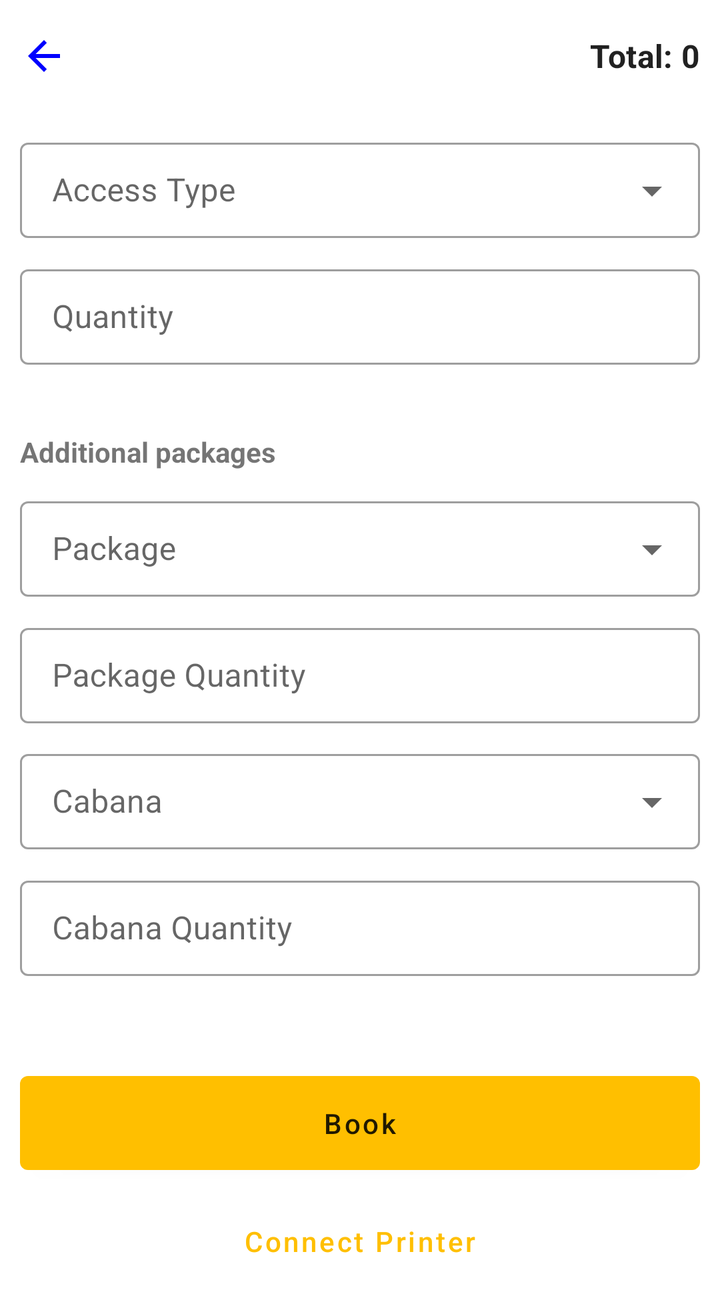
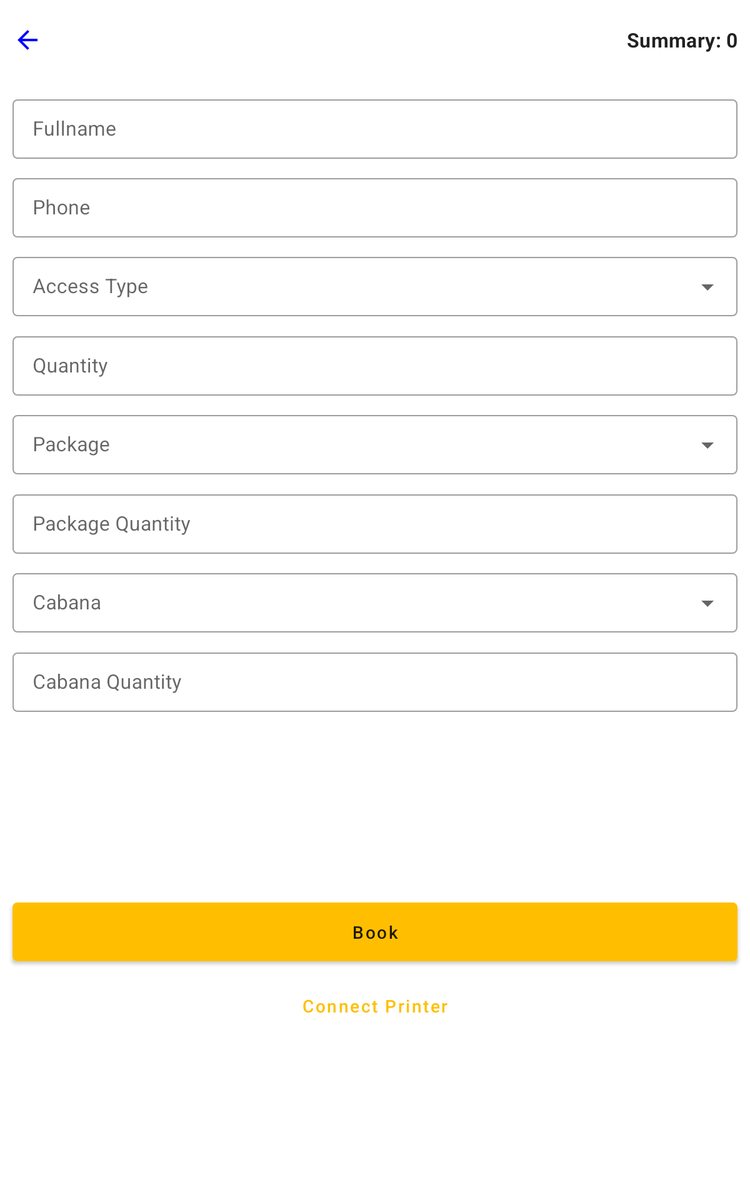

An Android layout and its configuration variant, each rendered on a device that would load it. The default file and the variant file are quoted in full after the pictures.
<!-- AndroidManifest.xml: application theme Theme.Sol -->
<!-- res/layout/fragment_ticket.xml -->
<?xml version="1.0" encoding="utf-8"?>
<ScrollView xmlns:android="http://schemas.android.com/apk/res/android"
    xmlns:tools="http://schemas.android.com/tools"
    android:layout_width="match_parent"
    android:layout_height="match_parent"
    xmlns:app="http://schemas.android.com/apk/res-auto"
    tools:context=".ui.home.TicketFragment"
    android:orientation="vertical">

    <androidx.constraintlayout.widget.ConstraintLayout
        android:layout_width="match_parent"
        android:layout_height="wrap_content">

        <RelativeLayout
            android:id="@+id/toolbar"
            android:layout_width="match_parent"
            android:layout_height="?actionBarSize"
            app:layout_constraintStart_toStartOf="parent"
            app:layout_constraintEnd_toEndOf="parent"
            app:layout_constraintTop_toTopOf="parent"
            android:padding="10dp">

            <ImageView
                android:id="@+id/back"
                android:layout_width="wrap_content"
                android:layout_height="wrap_content"
                android:layout_centerVertical="true"
                android:src="@drawable/ic_baseline_arrow_back_24" />

            <TextView
                android:id="@+id/label_cost"
                android:layout_width="match_parent"
                android:layout_height="wrap_content"
                tools:text="Total: 0"
                android:textStyle="bold"
                android:gravity="end"
                android:layout_centerVertical="true"
                android:textAppearance="@style/TextAppearance.MaterialComponents.Subtitle1"/>

        </RelativeLayout>

        <LinearLayout
            android:id="@+id/input_wrapper"
            android:layout_width="match_parent"
            android:layout_height="wrap_content"
            android:orientation="vertical"
            android:padding="10dp"
            app:layout_constraintStart_toStartOf="parent"
            app:layout_constraintEnd_toEndOf="parent"
            app:layout_constraintTop_toBottomOf="@id/toolbar">

            <ProgressBar
                android:id="@+id/loading"
                android:layout_width="40dp"
                android:layout_height="40dp"
                android:layout_gravity="center"
                android:visibility="gone"/>

            <com.google.android.material.textfield.TextInputLayout
                android:layout_width="match_parent"
                android:layout_height="wrap_content"
                android:layout_marginBottom="10dp"
                android:hint="@string/label_fullname"
                android:visibility="gone"
                style="@style/Widget.MaterialComponents.TextInputLayout.OutlinedBox.Dense">

                <com.google.android.material.textfield.TextInputEditText
                    android:id="@+id/name"
                    android:layout_width="match_parent"
                    android:layout_height="wrap_content"
                    android:inputType="textPersonName" />
            </com.google.android.material.textfield.TextInputLayout>

            <com.google.android.material.textfield.TextInputLayout
                android:layout_width="match_parent"
                android:layout_height="wrap_content"
                android:layout_marginBottom="10dp"
                android:hint="@string/label_phone"
                android:visibility="gone"
                style="@style/Widget.MaterialComponents.TextInputLayout.OutlinedBox.Dense">

                <com.google.android.material.textfield.TextInputEditText
                    android:id="@+id/phone"
                    android:layout_width="match_parent"
                    android:layout_height="wrap_content"
                    android:inputType="phone" />
            </com.google.android.material.textfield.TextInputLayout>

            <com.google.android.material.textfield.TextInputLayout
                android:layout_width="match_parent"
                android:layout_height="wrap_content"
                android:hint="@string/label_access"
                style="@style/Widget.MaterialComponents.TextInputLayout.OutlinedBox.Dense.ExposedDropdownMenu"
                android:layout_marginBottom="10dp">

                <com.google.android.material.textfield.MaterialAutoCompleteTextView
                    android:id="@+id/access_type"
                    android:layout_width="match_parent"
                    android:layout_height="wrap_content" />

            </com.google.android.material.textfield.TextInputLayout>

            <com.google.android.material.textfield.TextInputLayout
                android:layout_width="match_parent"
                android:layout_height="wrap_content"
                android:hint="@string/label_quantity"
                style="@style/Widget.MaterialComponents.TextInputLayout.OutlinedBox.Dense"
                android:layout_marginBottom="16dp">

                <com.google.android.material.textfield.TextInputEditText
                    android:id="@+id/access_quantity"
                    android:layout_width="match_parent"
                    android:layout_height="wrap_content"
                    android:inputType="numberDecimal" />

            </com.google.android.material.textfield.TextInputLayout>

            <TextView
                android:layout_width="match_parent"
                android:layout_height="wrap_content"
                android:text="@string/additional_packages"
                android:layout_marginBottom="10dp"
                android:layout_marginTop="18dp"
                android:textStyle="bold" />

            <com.google.android.material.textfield.TextInputLayout
                android:layout_width="match_parent"
                android:layout_height="wrap_content"
                android:hint="@string/label_package"
                style="@style/Widget.MaterialComponents.TextInputLayout.OutlinedBox.Dense.ExposedDropdownMenu"
                android:layout_marginBottom="10dp">

                <com.google.android.material.textfield.MaterialAutoCompleteTextView
                    android:id="@+id/package_type"
                    android:layout_width="match_parent"
                    android:layout_height="wrap_content" />

            </com.google.android.material.textfield.TextInputLayout>

            <com.google.android.material.textfield.TextInputLayout
                android:layout_width="match_parent"
                android:layout_height="wrap_content"
                android:hint="@string/label_package_quantity"
                style="@style/Widget.MaterialComponents.TextInputLayout.OutlinedBox.Dense"
                android:layout_marginBottom="10dp">

                <com.google.android.material.textfield.TextInputEditText
                    android:id="@+id/package_quantity"
                    android:layout_width="match_parent"
                    android:layout_height="wrap_content"
                    android:inputType="numberDecimal" />

            </com.google.android.material.textfield.TextInputLayout>

            <com.google.android.material.textfield.TextInputLayout
                android:layout_width="match_parent"
                android:layout_height="wrap_content"
                android:hint="@string/label_cabana"
                style="@style/Widget.MaterialComponents.TextInputLayout.OutlinedBox.Dense.ExposedDropdownMenu"
                android:layout_marginBottom="10dp">

                <com.google.android.material.textfield.MaterialAutoCompleteTextView
                    android:id="@+id/cabana_type"
                    android:layout_width="match_parent"
                    android:layout_height="wrap_content" />

            </com.google.android.material.textfield.TextInputLayout>

            <com.google.android.material.textfield.TextInputLayout
                android:layout_width="match_parent"
                android:layout_height="wrap_content"
                android:hint="@string/label_cabana_quantity"
                style="@style/Widget.MaterialComponents.TextInputLayout.OutlinedBox.Dense"
                android:layout_marginBottom="10dp">

                <com.google.android.material.textfield.TextInputEditText
                    android:id="@+id/cabana_quantity"
                    android:layout_width="match_parent"
                    android:layout_height="wrap_content"
                    android:inputType="numberDecimal" />

            </com.google.android.material.textfield.TextInputLayout>
        </LinearLayout>

        <LinearLayout
            android:layout_width="match_parent"
            android:layout_height="wrap_content"
            android:orientation="vertical"
            app:layout_constraintStart_toStartOf="parent"
            app:layout_constraintEnd_toEndOf="parent"
            app:layout_constraintVertical_bias="0.8"
            android:layout_marginTop="24dp"
            app:layout_constraintTop_toBottomOf="@id/input_wrapper"
            app:layout_constraintBottom_toBottomOf="parent">

            <com.google.android.material.button.MaterialButton
                android:id="@+id/book"
                android:layout_width="match_parent"
                android:text="@string/action_book"
                android:padding="14dp"
                android:textAllCaps="false"
                android:layout_marginStart="10dp"
                android:layout_marginEnd="10dp"
                android:textColor="?android:textColorPrimary"
                android:layout_height="wrap_content" />

            <com.google.android.material.button.MaterialButton
                android:id="@+id/connect"
                android:layout_width="match_parent"
                android:text="@string/action_connect_printer"
                android:padding="14dp"
                android:textAllCaps="false"
                android:layout_marginStart="10dp"
                android:layout_marginEnd="10dp"
                android:layout_height="wrap_content"
                style="@style/Widget.MaterialComponents.Button.TextButton" />
        </LinearLayout>
    </androidx.constraintlayout.widget.ConstraintLayout>

</ScrollView>
<!-- resources referenced by this layout -->
<resources>
  <!-- drawable ic_baseline_arrow_back_24 (drawable) -->
  <vector android:autoMirrored="true" android:height="24dp"
      android:tint="#0000FF" android:viewportHeight="24"
      android:viewportWidth="24" android:width="24dp" xmlns:android="http://schemas.android.com/apk/res/android">
      <path android:fillColor="@android:color/white" android:pathData="M20,11H7.83l5.59,-5.59L12,4l-8,8 8,8 1.41,-1.41L7.83,13H20v-2z"/>
  </vector>
  <string name="action_book">Book</string>
  <string name="action_connect_printer">Connect Printer</string>
  <string name="additional_packages">Additional packages</string>
  <string name="label_access">Access Type</string>
  <string name="label_cabana">Cabana</string>
  <string name="label_cabana_quantity">Cabana Quantity</string>
  <string name="label_fullname">Fullname</string>
  <string name="label_package">Package</string>
  <string name="label_package_quantity">Package Quantity</string>
  <string name="label_phone">Phone</string>
  <string name="label_quantity">Quantity</string>
  <style name="Theme.Sol" parent="Theme.Sol.Base" />
  <style name="Theme.Sol.Base" parent="Theme.MaterialComponents.DayNight.NoActionBar">
          
          <item name="colorPrimary">@color/yellow</item>
          <item name="colorPrimaryVariant">@color/yellow_dark</item>
          <item name="colorOnPrimary">@color/white</item>
          <item name="colorAccent">@color/white</item>
  
          
          <item name="colorSecondary">@color/teal_200</item>
          <item name="colorSecondaryVariant">@color/teal_700</item>
          <item name="colorOnSecondary">@color/black</item>
  
          
          <item name="android:statusBarColor">?attr/colorPrimaryVariant</item>
          
          <item name="textInputOutlinedDenseStyle">@style/Theme.Sol</item>
      </style>
  <color name="yellow">#FFBF00</color>
  <color name="yellow_dark">#8B8000</color>
  <color name="white">#FFFFFFFF</color>
  <color name="teal_200">#FF03DAC5</color>
  <color name="teal_700">#FF018786</color>
  <color name="black">#FF000000</color>
</resources>
<!-- res/layout-sw600dp/fragment_ticket.xml (the repository's variant of the layout above) -->
<!-- drawn on a 7-inch tablet held upright -->
<?xml version="1.0" encoding="utf-8"?>
<androidx.constraintlayout.widget.ConstraintLayout xmlns:android="http://schemas.android.com/apk/res/android"
    xmlns:tools="http://schemas.android.com/tools"
    android:layout_width="match_parent"
    android:layout_height="match_parent"
    xmlns:app="http://schemas.android.com/apk/res-auto"
    tools:context=".ui.home.TicketFragment"
    android:orientation="vertical">

    <RelativeLayout
        android:id="@+id/toolbar"
        android:layout_width="match_parent"
        android:layout_height="?actionBarSize"
        app:layout_constraintStart_toStartOf="parent"
        app:layout_constraintEnd_toEndOf="parent"
        app:layout_constraintTop_toTopOf="parent"
        android:padding="10dp">

        <ImageView
            android:id="@+id/back"
            android:layout_width="wrap_content"
            android:layout_height="wrap_content"
            android:layout_centerVertical="true"
            android:src="@drawable/ic_baseline_arrow_back_24" />

        <TextView
            android:id="@+id/label_cost"
            android:layout_width="match_parent"
            android:layout_height="wrap_content"
            tools:text="Summary: 0"
            android:textStyle="bold"
            android:gravity="end"
            android:layout_centerVertical="true"
            android:textAppearance="@style/TextAppearance.MaterialComponents.Subtitle1"/>

    </RelativeLayout>

    <LinearLayout
        android:id="@+id/input_wrapper"
        android:layout_width="match_parent"
        android:layout_height="wrap_content"
        android:orientation="vertical"
        android:padding="10dp"
        app:layout_constraintStart_toStartOf="parent"
        app:layout_constraintEnd_toEndOf="parent"
        app:layout_constraintTop_toBottomOf="@id/toolbar">

        <ProgressBar
            android:id="@+id/loading"
            android:layout_width="40dp"
            android:layout_height="40dp"
            android:layout_gravity="center"
            android:visibility="gone"/>

        <com.google.android.material.textfield.TextInputLayout
            android:layout_width="match_parent"
            android:layout_height="wrap_content"
            android:layout_marginBottom="10dp"
            android:hint="@string/label_fullname"
            style="@style/Widget.MaterialComponents.TextInputLayout.OutlinedBox.Dense">

            <com.google.android.material.textfield.TextInputEditText
                android:id="@+id/name"
                android:layout_width="match_parent"
                android:layout_height="wrap_content"
                android:inputType="textPersonName" />
        </com.google.android.material.textfield.TextInputLayout>

        <com.google.android.material.textfield.TextInputLayout
            android:layout_width="match_parent"
            android:layout_height="wrap_content"
            android:layout_marginBottom="10dp"
            android:hint="@string/label_phone"
            style="@style/Widget.MaterialComponents.TextInputLayout.OutlinedBox.Dense">

            <com.google.android.material.textfield.TextInputEditText
                android:id="@+id/phone"
                android:layout_width="match_parent"
                android:layout_height="wrap_content"
                android:inputType="phone" />
        </com.google.android.material.textfield.TextInputLayout>

        <com.google.android.material.textfield.TextInputLayout
            android:layout_width="match_parent"
            android:layout_height="wrap_content"
            android:hint="@string/label_access"
            style="@style/Widget.MaterialComponents.TextInputLayout.OutlinedBox.Dense.ExposedDropdownMenu"
            android:layout_marginBottom="10dp">

            <com.google.android.material.textfield.MaterialAutoCompleteTextView
                android:id="@+id/access_type"
                android:layout_width="match_parent"
                android:layout_height="wrap_content" />

        </com.google.android.material.textfield.TextInputLayout>

        <com.google.android.material.textfield.TextInputLayout
            android:layout_width="match_parent"
            android:layout_height="wrap_content"
            android:hint="@string/label_quantity"
            style="@style/Widget.MaterialComponents.TextInputLayout.OutlinedBox.Dense"
            android:layout_marginBottom="10dp">

            <com.google.android.material.textfield.TextInputEditText
                android:id="@+id/access_quantity"
                android:layout_width="match_parent"
                android:layout_height="wrap_content"
                android:inputType="numberDecimal" />

        </com.google.android.material.textfield.TextInputLayout>

        <com.google.android.material.textfield.TextInputLayout
            android:layout_width="match_parent"
            android:layout_height="wrap_content"
            android:hint="@string/label_package"
            style="@style/Widget.MaterialComponents.TextInputLayout.OutlinedBox.Dense.ExposedDropdownMenu"
            android:layout_marginBottom="10dp">

            <com.google.android.material.textfield.MaterialAutoCompleteTextView
                android:id="@+id/package_type"
                android:layout_width="match_parent"
                android:layout_height="wrap_content" />

        </com.google.android.material.textfield.TextInputLayout>

        <com.google.android.material.textfield.TextInputLayout
            android:layout_width="match_parent"
            android:layout_height="wrap_content"
            android:hint="@string/label_package_quantity"
            style="@style/Widget.MaterialComponents.TextInputLayout.OutlinedBox.Dense"
            android:layout_marginBottom="10dp">

            <com.google.android.material.textfield.TextInputEditText
                android:id="@+id/package_quantity"
                android:layout_width="match_parent"
                android:layout_height="wrap_content"
                android:inputType="numberDecimal" />

        </com.google.android.material.textfield.TextInputLayout>

        <com.google.android.material.textfield.TextInputLayout
            android:layout_width="match_parent"
            android:layout_height="wrap_content"
            android:hint="@string/label_cabana"
            style="@style/Widget.MaterialComponents.TextInputLayout.OutlinedBox.Dense.ExposedDropdownMenu"
            android:layout_marginBottom="10dp">

            <com.google.android.material.textfield.MaterialAutoCompleteTextView
                android:id="@+id/cabana_type"
                android:layout_width="match_parent"
                android:layout_height="wrap_content" />

        </com.google.android.material.textfield.TextInputLayout>

        <com.google.android.material.textfield.TextInputLayout
            android:layout_width="match_parent"
            android:layout_height="wrap_content"
            android:hint="@string/label_cabana_quantity"
            style="@style/Widget.MaterialComponents.TextInputLayout.OutlinedBox.Dense"
            android:layout_marginBottom="10dp">

            <com.google.android.material.textfield.TextInputEditText
                android:id="@+id/cabana_quantity"
                android:layout_width="match_parent"
                android:layout_height="wrap_content"
                android:inputType="numberDecimal" />

        </com.google.android.material.textfield.TextInputLayout>
    </LinearLayout>

    <LinearLayout
        android:layout_width="match_parent"
        android:layout_height="wrap_content"
        android:orientation="vertical"
        app:layout_constraintStart_toStartOf="parent"
        app:layout_constraintEnd_toEndOf="parent"
        app:layout_constraintVertical_bias="0.5"
        app:layout_constraintTop_toBottomOf="@id/input_wrapper"
        app:layout_constraintBottom_toBottomOf="parent">

        <com.google.android.material.button.MaterialButton
            android:id="@+id/book"
            android:layout_width="match_parent"
            android:text="@string/action_book"
            android:padding="14dp"
            android:textAllCaps="false"
            android:layout_marginStart="10dp"
            android:layout_marginEnd="10dp"
            android:textColor="?android:textColorPrimary"
            android:layout_height="wrap_content" />

        <com.google.android.material.button.MaterialButton
            android:id="@+id/connect"
            android:layout_width="match_parent"
            android:text="@string/action_connect_printer"
            android:padding="14dp"
            android:textAllCaps="false"
            android:layout_marginStart="10dp"
            android:layout_marginEnd="10dp"
            android:layout_height="wrap_content"
            style="@style/Widget.MaterialComponents.Button.TextButton" />
    </LinearLayout>

</androidx.constraintlayout.widget.ConstraintLayout>
<!-- resources referenced by the variant -->
<!-- as a 7-inch tablet held upright resolves them -->
<resources>
  <!-- drawable ic_baseline_arrow_back_24 (drawable) -->
  <vector android:autoMirrored="true" android:height="24dp"
      android:tint="#0000FF" android:viewportHeight="24"
      android:viewportWidth="24" android:width="24dp" xmlns:android="http://schemas.android.com/apk/res/android">
      <path android:fillColor="@android:color/white" android:pathData="M20,11H7.83l5.59,-5.59L12,4l-8,8 8,8 1.41,-1.41L7.83,13H20v-2z"/>
  </vector>
  <string name="action_book">Book</string>
  <string name="action_connect_printer">Connect Printer</string>
  <string name="label_access">Access Type</string>
  <string name="label_cabana">Cabana</string>
  <string name="label_cabana_quantity">Cabana Quantity</string>
  <string name="label_fullname">Fullname</string>
  <string name="label_package">Package</string>
  <string name="label_package_quantity">Package Quantity</string>
  <string name="label_phone">Phone</string>
  <string name="label_quantity">Quantity</string>
  <style name="Theme.Sol" parent="Theme.Sol.Base" />
  <style name="Theme.Sol.Base" parent="Theme.MaterialComponents.DayNight.NoActionBar">
          
          <item name="colorPrimary">@color/yellow</item>
          <item name="colorPrimaryVariant">@color/yellow_dark</item>
          <item name="colorOnPrimary">@color/white</item>
          <item name="colorAccent">@color/white</item>
  
          
          <item name="colorSecondary">@color/teal_200</item>
          <item name="colorSecondaryVariant">@color/teal_700</item>
          <item name="colorOnSecondary">@color/black</item>
  
          
          <item name="android:statusBarColor">?attr/colorPrimaryVariant</item>
          
          <item name="textInputOutlinedDenseStyle">@style/Theme.Sol</item>
      </style>
  <color name="yellow">#FFBF00</color>
  <color name="yellow_dark">#8B8000</color>
  <color name="white">#FFFFFFFF</color>
  <color name="teal_200">#FF03DAC5</color>
  <color name="teal_700">#FF018786</color>
  <color name="black">#FF000000</color>
</resources>
